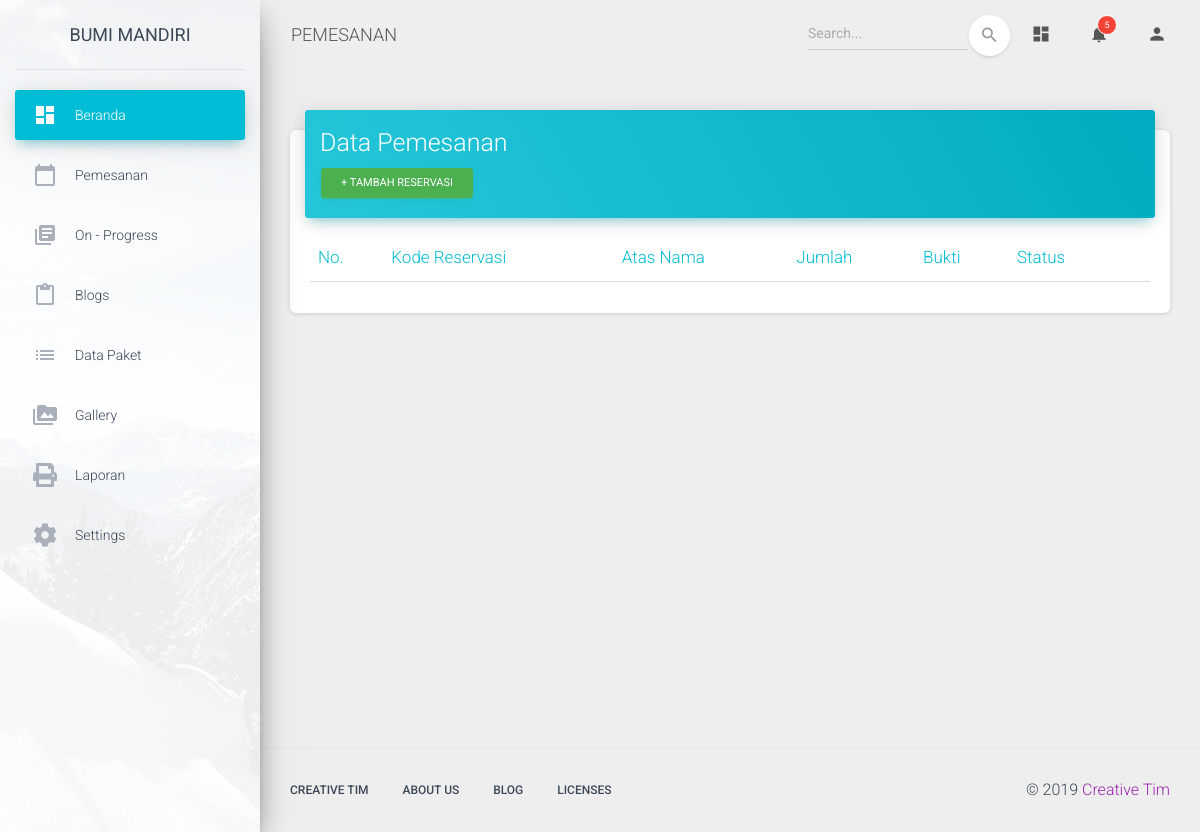
Page /index.php/admin/reservasi on the earlier database version.
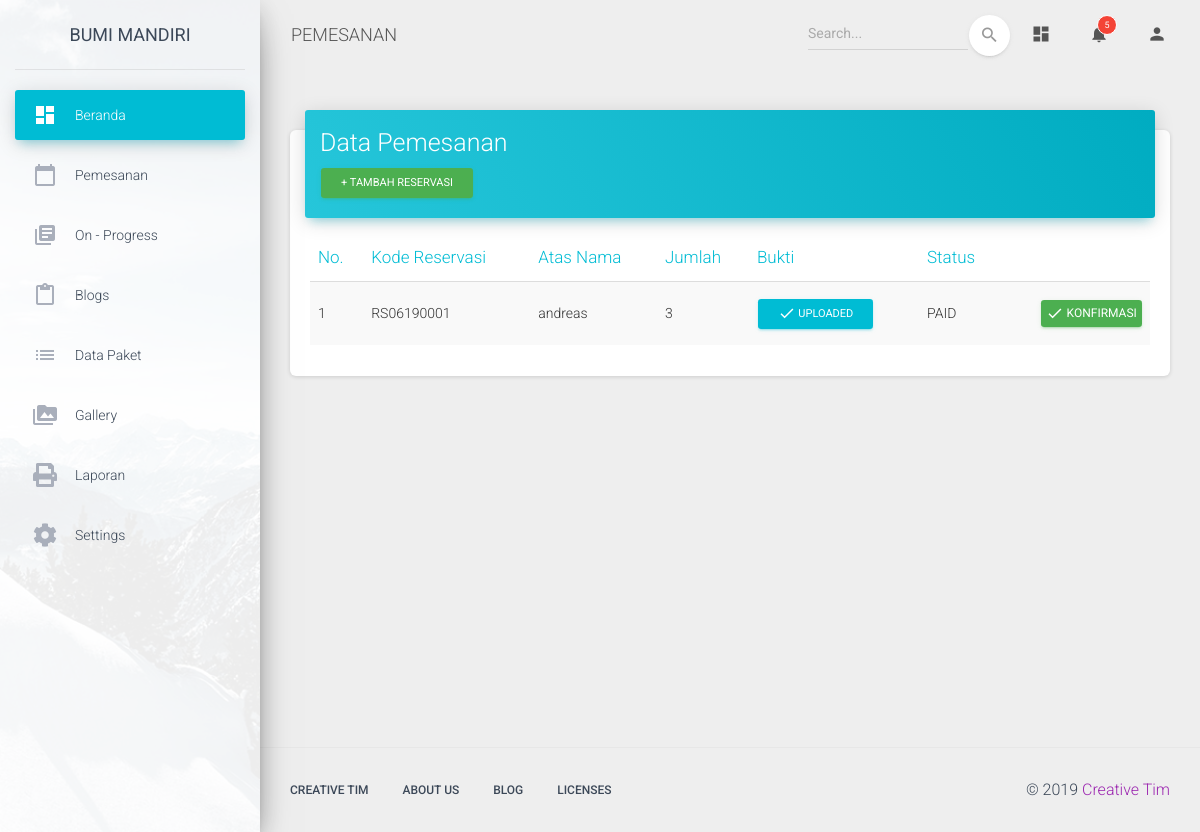
Same page on the later database version.
### tables this page shows
CREATE TABLE `reservasi` (
  `id` int(11) NOT NULL,
  `kode_reservasi` char(10) NOT NULL,
  `tgl_masuk` date NOT NULL,
  `tgl_keluar` date NOT NULL,
  `metode` varchar(15) NOT NULL,
  `pembayaran` varchar(8) NOT NULL,
  `id_pelanggan` int(11) NOT NULL,
  `bukti` varchar(100) NOT NULL
);

CREATE TABLE `pelanggan` (
  `id` int(11) NOT NULL,
  `nama_depan` varchar(80) NOT NULL,
  `nama_belakang` varchar(80) NOT NULL,
  `email` varchar(80) NOT NULL,
  `username` varchar(80) NOT NULL,
  `password` char(60) NOT NULL,
  `tgl_reg` date NOT NULL
);

CREATE TABLE `paket_dipesan` (
  `id` int(11) NOT NULL,
  `jumlah` int(11) NOT NULL,
  `reservasi_id` int(11) NOT NULL,
  `paket_jenis_id` int(11) NOT NULL,
  `paket_program_id` int(11) NOT NULL
);

### application/controllers/Admin.php (called while the page is built, shortened)
<?php
class Admin extends CI_Controller {
	function __construct(){
		$this->load->helper('url');
		$this->load->model('Paket_model');
		$this->load->model('Reservasi_model');
		$this->load->model('Pemesanan');
	}
	public function reservasi()
	{
		$data=array('res'=>$this->Pemesanan->get_pemesanan());
		$this->load->view('admin/template/head');
		$this->load->view('admin/template/sidebar');
		$this->load->view('admin/reservasi', $data);
		$this->load->view('admin/template/foot');
	}
}

### index.php (called while the page is built, shortened)
<?php
require_once BASEPATH.'core/CodeIgniter.php';

### application/models/Pemesanan.php (called while the page is built, shortened)
<?php
class Pemesanan extends CI_Model {
	function get_pemesanan(){
		$result=$this->db->query("SELECT reservasi.kode_reservasi, pelanggan.nama_depan, paket_dipesan.jumlah, reservasi.bukti, reservasi.pembayaran FROM(reservasi INNER JOIN paket_dipesan ON reservasi.id=paket_dipesan.reservasi_id) INNER JOIN pelanggan ON reservasi.id_pelanggan=pelanggan.id;");
        return $result;
	}
}

### application/views/admin/reservasi.php (the view, shortened to what this page needs)
<!DOCTYPE html>
<html lang="en">
    <div class="main-panel">
      <nav class="navbar navbar-expand-lg navbar-transparent navbar-absolute fixed-top ">
        <div class="container-fluid">
          <div class="navbar-wrapper">
            <a class="navbar-brand" href="#pablo">PEMESANAN</a>
          </div>
          <div class="collapse navbar-collapse justify-content-end">
            <form class="navbar-form">
              <div class="input-group no-border">
                <input type="text" value="" class="form-control" placeholder="Search...">
                <button type="submit" class="btn btn-white btn-round btn-just-icon">
                  <i class="material-icons">search</i>
                  <div class="ripple-container"></div>
                </button>
              </div>
            </form>
            <ul class="navbar-nav">
              <li class="nav-item">
                <a class="nav-link" href="#pablo">
                  <i class="material-icons">dashboard</i>
                </a>
              </li>
              <li class="nav-item dropdown">
                <a class="nav-link" href="http://example.com" id="navbarDropdownMenuLink" data-toggle="dropdown" aria-haspopup="true" aria-expanded="false">
                  <i class="material-icons">notifications</i>
                  <span class="notification">5</span>
                </a>
              </li>
              <li class="nav-item dropdown">
                <a class="nav-link" href="#pablo" id="navbarDropdownProfile" data-toggle="dropdown" aria-haspopup="true" aria-expanded="false">
                  <i class="material-icons">person</i>
                </a>
              </li>
            </ul>
          </div>
        </div>
      </nav>
      <div class="content">
        <div class="container-fluid">
          <div class="">
              <div class="card">
                <div class="card-header card-header-info">
                  <h3 class="card-title">Data Pemesanan</h3>
                  <button type="button" class="btn btn-success btn-sm">+ Tambah Reservasi</button>
                </div>
                <div class="card-body table-responsive">
                  <table id="myTable" class="table table-hover  table-striped">
                    <thead class="text-info">
                      <th>No.</th>
                      <th>Kode Reservasi</th>
                      <th>Atas Nama</th>
                      <th>Jumlah</th>
                      <th>Bukti</th>
                      <th>Status</th>
                      <th></th>
                    </thead>
                    <tbody><?php $no=1; ?><?php foreach ($res->result() as $post): ?>
                      <tr>
                        <td><?php echo $no++; ?></td>
                        <td><?php echo $post->kode_reservasi  ?></td>
                        <td><?php echo $post->nama_depan  ?></td>
                        <td><?php echo $post->jumlah  ?></td>
                        <td>
                          <a type="button"  href="<?php echo $post->bukti  ?>" class="btn btn-info btn-sm" data-toggle="modal" data-target="#showModal">
                            <i class="material-icons">done</i> Uploaded
                          </a>
                        </td>
                        <td><?php echo $post->pembayaran  ?></td>
                        <td class="td-actions text-right">
                              <button type="button" rel="tooltip" title="Konfirmasi" class="btn btn-success">
                                <i class="material-icons">done</i> Konfirmasi
                              </button>
                            </td>
                      </tr>
                    <?php endforeach; ?></tbody>
                  </table>
                </div>
              </div>
            </div>
        </div>
      </div>
      <footer class="footer">
        <div class="container-fluid">
          <nav class="float-left">
            <ul>
              <li>
                <a href="https://www.creative-tim.com">
                  Creative Tim
                </a>
              </li>
              <li>
                <a href="https://creative-tim.com/presentation">
                  About Us
                </a>
              </li>
              <li>
                <a href="http://blog.creative-tim.com">
                  Blog
                </a>
              </li>
              <li>
                <a href="https://www.creative-tim.com/license">
                  Licenses
                </a>
              </li>
            </ul>
          </nav>
          <div class="copyright float-right">
            &copy;
            <a href="https://www.creative-tim.com" target="_blank">Creative Tim</a>
          </div>
        </div>
      </footer>
    </div>
  </div>

### application/views/admin/template/head.php (shortened to what this page needs)
<!DOCTYPE html>
<html>
<head>
	<link rel="stylesheet" href="https://use.fontawesome.com/releases/v5.8.0/css/all.css"
>
  	<link rel="stylesheet" href="https://maxcdn.bootstrapcdn.com/font-awesome/latest/css/font-awesome.min.css">
  	<link href="<?php echo base_url();?>/assets/css/material-dashboard.css" rel="stylesheet" />
	<link rel="stylesheet" href="https://maxcdn.bootstrapcdn.com/font-awesome/latest/css/font-awesome.min.css">
	<link rel="stylesheet" type="text/css" href="https://cdn.datatables.net/1.10.19/css/jquery.dataTables.min.css">
</head>

### application/views/admin/template/sidebar.php (shortened to what this page needs)
<body class="">
  <div class="wrapper ">
    <div class="sidebar" data-color="azure" data-background-color="white" data-image="<?php echo base_url();?>/assets/img/sidebar-1.jpg">
      <div class="logo">
        <a href="http://localhost/bumimmandiri/admin" class="simple-text logo-normal">
          Bumi Mandiri
        </a>
      </div>
      <div class="sidebar-wrapper">
        <ul class="nav">
          <li class="nav-item active">
            <a class="nav-link" href="http://localhost/bumimandiri/Admin">
              <i class="material-icons">dashboard</i>
              <p>Beranda</p>
            </a>
          </li>
          <li class="nav-item ">
            <a class="nav-link" href="http://localhost/bumimandiri/Admin/reservasi">
              <i class="material-icons">calendar_today</i>
              <p>Pemesanan</p>
            </a>
          </li>
          <li class="nav-item ">
            <a class="nav-link" href="./typography.html">
              <i class="material-icons">library_books</i>
              <p>on - progress</p>
            </a>
          <li class="nav-item ">
            <a class="nav-link" href="http://localhost/bumimandiri/Admin/kelola_blog">
              <i class="material-icons">content_paste</i>
              <p>Blogs</p>
            </a>
          </li>
          </li>
          <li class="nav-item ">
            <a class="nav-link" href="http://localhost/bumimandiri/Admin/data_paket">
              <i class="material-icons">list</i>
              <p>Data Paket</p>
            </a>
          </li>
          <li class="nav-item ">
            <a class="nav-link" href="./notifications.html">
              <i class="material-icons">perm_media</i>
              <p>Gallery</p>
            </a>
          </li>
          <li class="nav-item">
            <a class="nav-link collapsed" href="#submenu1" data-toggle="collapse" data-target="#submenu1">
              <i class="fas fa-print"></i>
              <p>Laporan</p>
            </a>
          </li>
          <li class="nav-item">
            <a class="nav-link collapsed" href="#submenu2" data-toggle="collapse" data-target="#submenu2">
              <i class="fas fa-cog"></i>
               <p>Settings</p>
            </a>
          </li>
        </ul>
      </div>
    </div>

### application/views/admin/template/foot.php (shortened to what this page needs)
</body>
</html>

Differences in the rows shown:
added reservasi: kode_reservasi "RS06190001", id_pelanggan.nama_depan "andreas", paket_dipesan.jumlah "3", pembayaran "PAID"
